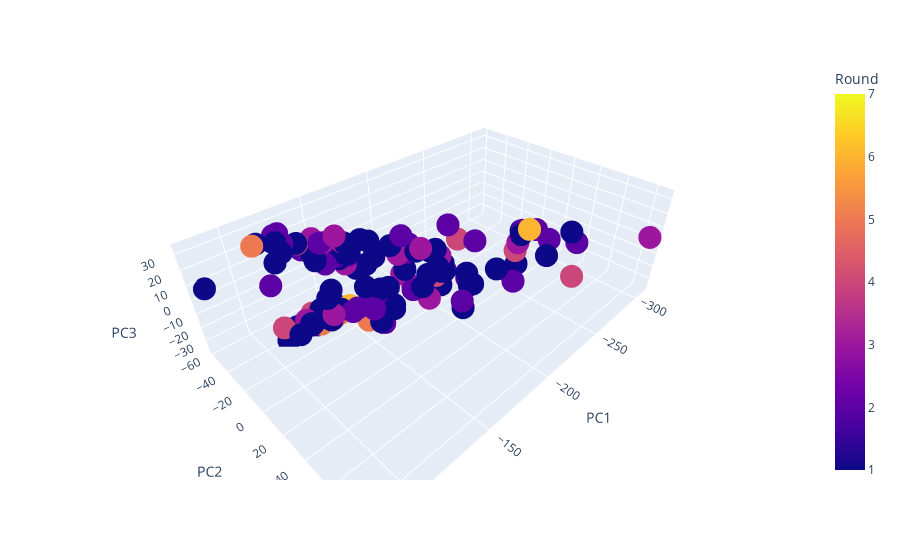

Notebook cell for this chart:
### Code cell
import plotly.express as px 
X=np.mat(frenchopen_men_features)
X_mean=np.mean(X,axis=1)
B=X-(X_mean@np.ones((1,X.shape[1])))
print(B[0].shape)
target=np.array(frenchopen_men['Round'])

U,S,VT=np.linalg.svd(B,full_matrices=False)

pc1=np.zeros(B.shape[0])
pc2=np.zeros(B.shape[0])
pc3=np.zeros(B.shape[0])

for j in range(B.shape[0]):
    x=VT[0]@B[j].T
    y=VT[1]@B[j].T
    z=VT[2]@B[j].T
    pc1[j]=x
    pc2[j]=y
    pc3[j]=z

data_=pd.DataFrame({'PC1':pc1,'PC2':pc2,'PC3':pc3,'Round':target})

fig = px.scatter_3d(data_, x='PC1', y='PC2', z='PC3',color='Round',size_max=1)
fig.show()
